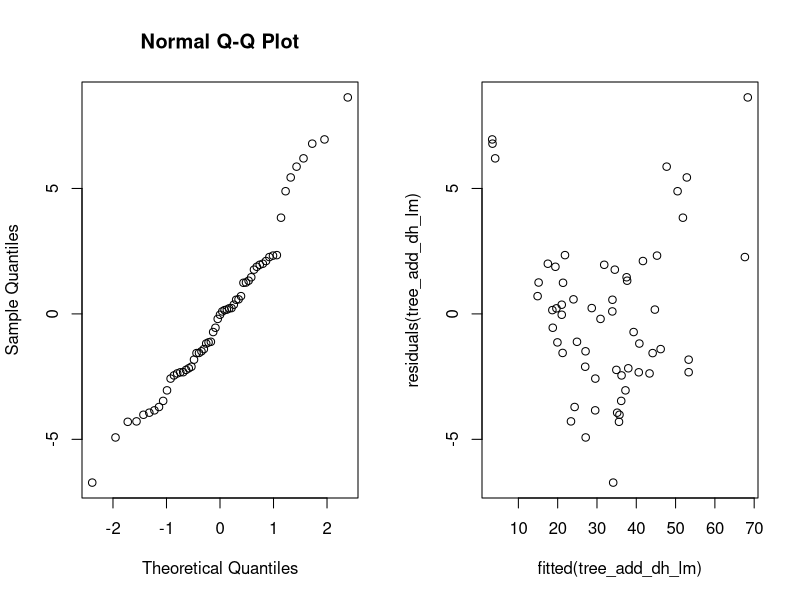
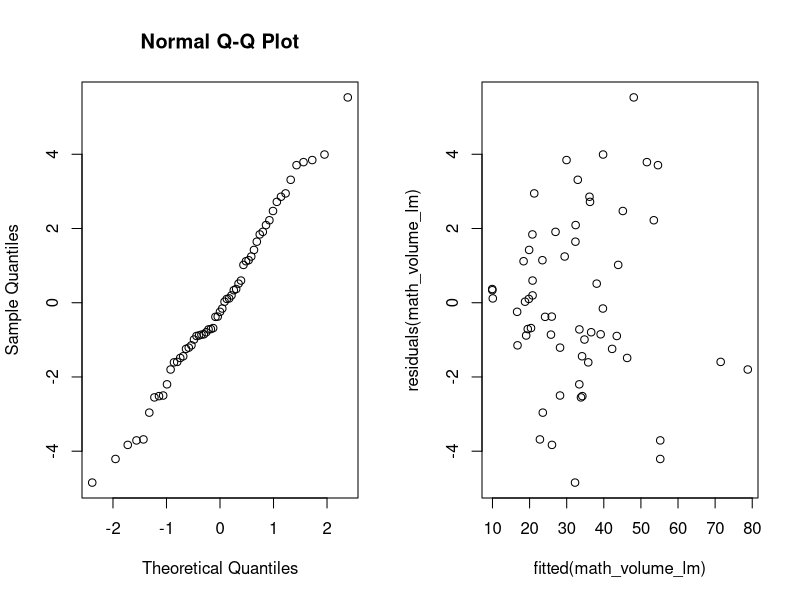
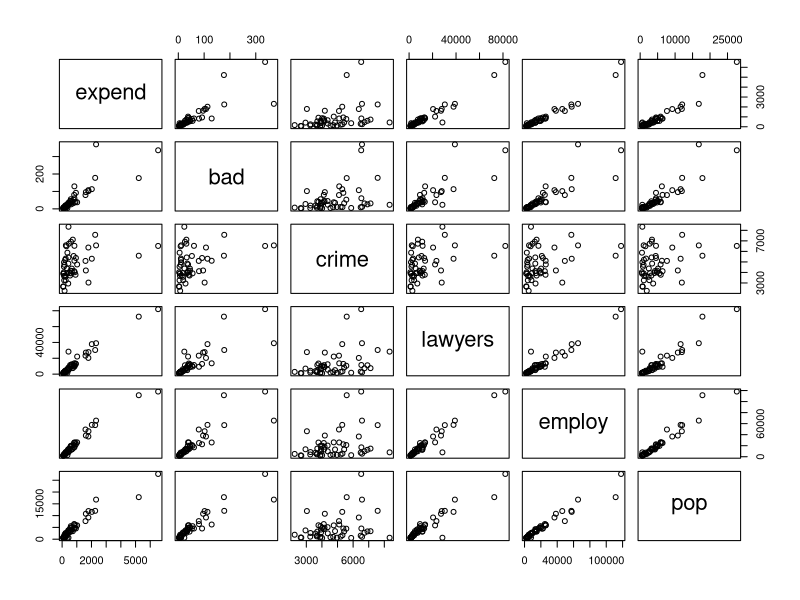
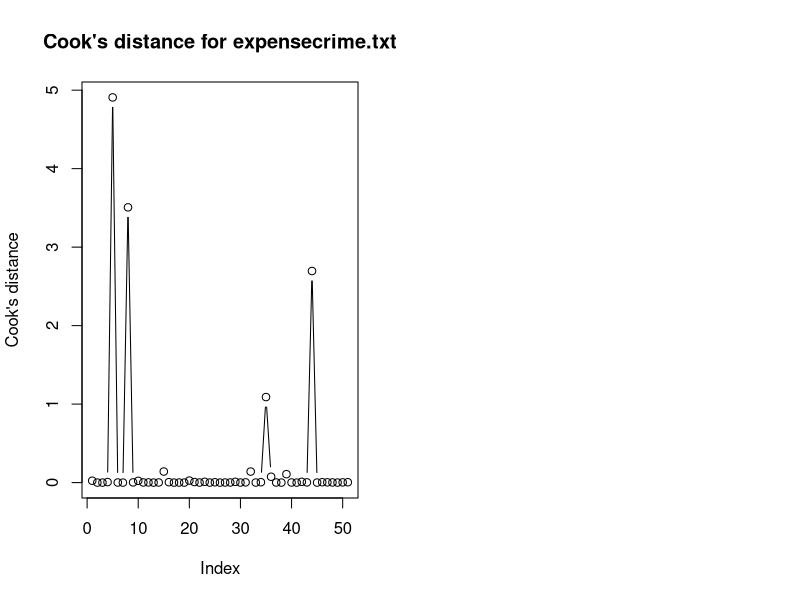
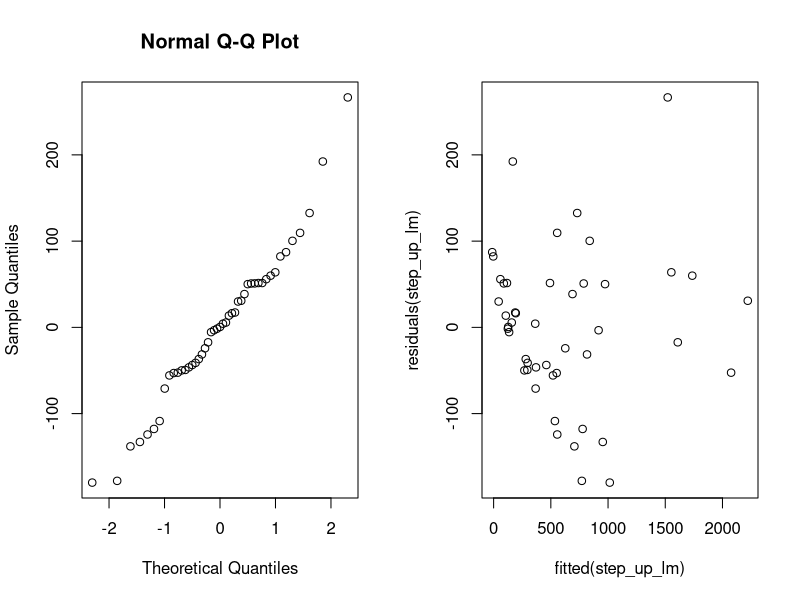
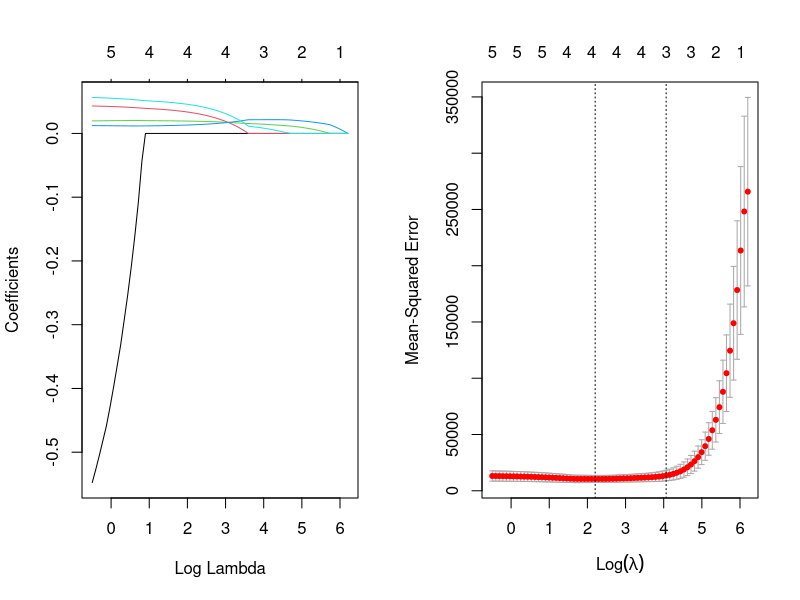
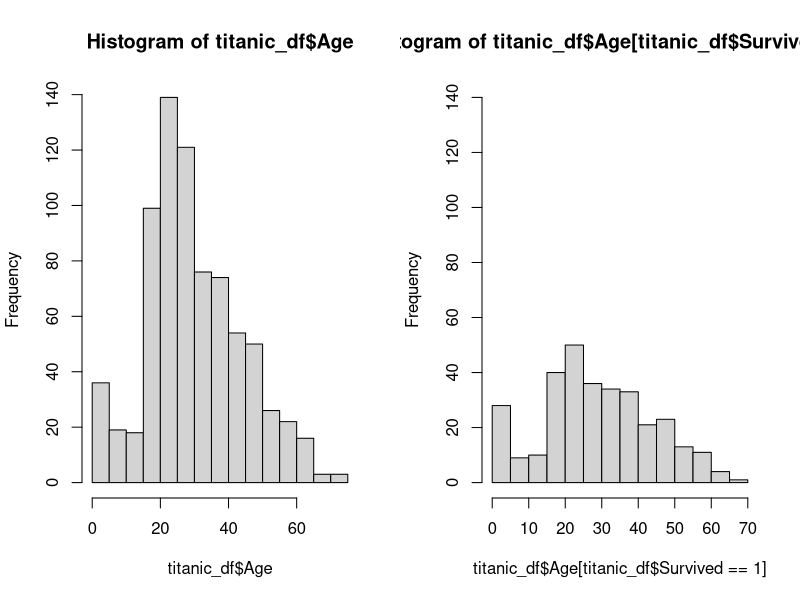
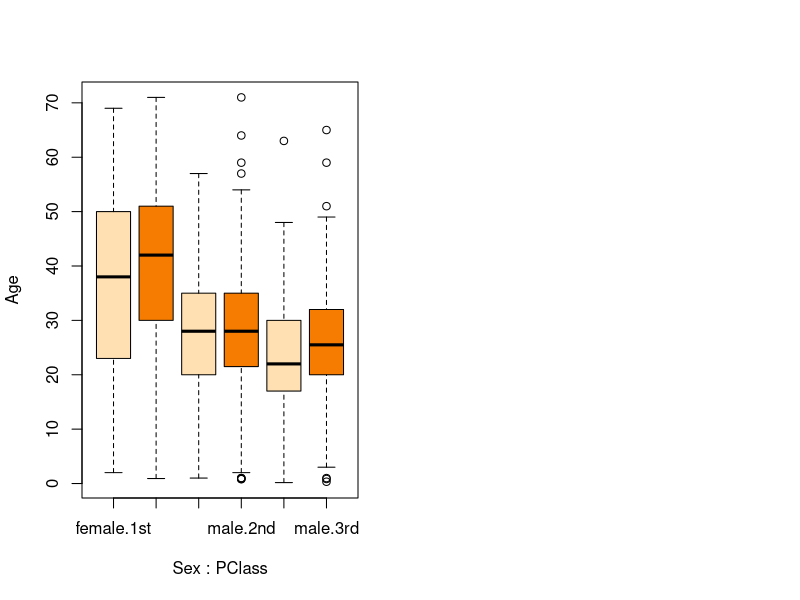

R code for these plots, in order:
## ---- chunk 1
# set up global R options
options(digits = 3)

# set up knitr global chunk options
knitr::opts_chunk$set(fig.height = 3)
## ---- chunk 2
tree_df <- as.data.frame(read.table("data/treeVolume.txt", header=TRUE))
head(tree_df)
## ---- chunk 3
tree_df$type <- as.factor(tree_df$type)
tree_type_lm <- lm(volume~type, data=tree_df)
anova(tree_type_lm)
## ---- chunk 4
mask <- tree_df$type == "beech"
t.test(tree_df$volume[mask], tree_df$volume[!mask])
## ---- chunk 5
tree_type_d_lm <- lm(volume~height+type*diameter, data=tree_df)
anova(tree_type_d_lm)
## ---- chunk 6
tree_type_h_lm <- lm(volume~diameter+type*height, data=tree_df)
anova(tree_type_h_lm)
## ---- chunk 7
tree_add_all_lm <- lm(volume~diameter+height+type, data=tree_df)
drop1(tree_add_all_lm, test= "F")
## ---- chunk 8
tree_add_dh_lm <- lm(volume~diameter+height, data=tree_df)
anova(tree_add_dh_lm)
## ---- chunk 9
summary(tree_add_dh_lm)
## ---- chunk 10
par(mfrow=c(1, 2))
qqnorm(residuals(tree_add_dh_lm))
plot(fitted(tree_add_dh_lm), residuals(tree_add_dh_lm))
## ---- chunk 11
mean_d <- mean(tree_df$diameter)
mean_h <- mean(tree_df$height)
means <-  data.frame(diameter=c(mean_d), height=c(mean_h))

predict(tree_add_dh_lm, means, interval = "confidence")
## ---- chunk 12
tree_df$math_volume <- tree_df$height * tree_df$diameter^2
math_volume_lm <- lm(volume~math_volume, data=tree_df)
anova(math_volume_lm)
## ---- chunk 13
summary(math_volume_lm)
## ---- chunk 14
par(mfrow=c(1,2))

qqnorm(residuals(math_volume_lm))
plot(fitted(math_volume_lm), residuals(math_volume_lm))
## ---- chunk 15
# Read data
crime_df <- as.data.frame(read.table("data/expensescrime.txt", header=TRUE))
head(crime_df)

response <- "expend"
exp_vars <- c("bad", "crime", "lawyers", "employ", "pop")
## ---- chunk 16
pairs(crime_df[, c(response, exp_vars)])
## ---- chunk 17
crime_lm <- lm(expend~bad+crime+lawyers+employ+pop, data=crime_df)
cooks.distance(crime_lm)[cooks.distance(crime_lm) > 1]
## ---- chunk 18
plot(cooks.distance(crime_lm), type='b', ylab="Cook's distance", main = "Cook's distance for expensecrime.txt")
## ---- chunk 19
crime_df_upd <- crime_df[-c(5,8,35,44),]
## ---- chunk 20
round(cor(crime_df[, c(exp_vars)]), 2)
## ---- chunk 21
library(car)
## ---- chunk 22
vif(lm(expend~bad+crime+lawyers+employ+pop, data=crime_df))
## ---- chunk 23
print("Step 1")

print("bad")
summary(lm(expend~bad, data=crime_df_upd))

print("crime")
summary(lm(expend~crime, data=crime_df_upd))

print("lawyers")
summary(lm(expend~lawyers, data=crime_df_upd))

print("employ")
summary(lm(expend~employ, data=crime_df_upd)) # YES

print("pop")
summary(lm(expend~pop, data=crime_df_upd)) 
## ---- chunk 24
print("Step 2")

print("bad")
summary(lm(expend~employ+bad, data=crime_df_upd))

print("crime")
summary(lm(expend~employ+crime, data=crime_df_upd)) # YES

print("lawyers")
summary(lm(expend~employ+lawyers, data=crime_df_upd))

print("pop")
summary(lm(expend~employ+pop, data=crime_df_upd))
## ---- chunk 25
print("Step 3")

print("bad")
summary(lm(expend~employ+crime+bad, data=crime_df_upd))

print("lawyers")
summary(lm(expend~employ+crime+lawyers, data=crime_df_upd))

print("pop")
summary(lm(expend~employ+crime+pop, data=crime_df_upd)) # YES
## ---- chunk 26
print("Step 4")

print("bad")
summary(lm(expend~employ+crime+pop+bad, data=crime_df_upd))

print("lawyers")
summary(lm(expend~employ+crime+pop+lawyers, data=crime_df_upd))

# None significant!
## ---- chunk 27
step_up_lm <- lm(expend~employ+crime+pop, data=crime_df_upd)
summary(step_up_lm)
## ---- chunk 28
vif(step_up_lm)
## ---- chunk 29
par(mfrow=c(1,2))

qqnorm(residuals(step_up_lm))
plot(fitted(step_up_lm), residuals(step_up_lm))
## ---- chunk 30
new_data <- data.frame(bad=50, crime=5000, lawyers=5000, employ=5000, pop=5000)
predict(step_up_lm, new_data, interval="prediction", level=0.95)
## ---- chunk 31
predict(step_up_lm, new_data, interval="confidence", level=0.95)
## ---- chunk 32
# install.packages("glmnet", repos = "https://cran.us.r-project.org")
library(glmnet)
## ---- chunk 33
x <- as.matrix(crime_df_upd[, exp_vars])
y <- as.matrix(crime_df_upd[, c(response)])

# train-test splitting
train <- (sample(1:nrow(x), 0.67*nrow(x))) # train by using 2/3 of the data
x.train <- x[train,]; y.train <- y[train]
x.test <- x[-train,]; y.test <- y[-train]

# fitting the model
lasso.mod <- glmnet(x.train, y.train, alpha=1)
cv.lasso <- cv.glmnet(x.train,y.train,alpha=1,type.measure='mse')
## ---- chunk 34
plot(lasso.mod, label=T, xvar="lambda")  # have a look at the lasso path
## ---- chunk 35
plot(cv.lasso) # the best lambda by cross-validation
## ---- chunk 36
(lambda.1se <- cv.lasso$lambda.1se)
## ---- chunk 37
# https://glmnet.stanford.edu/articles/glmnet.html#assessing-models-on-test-data-1
assess.glmnet(lasso.mod, newx = x.test, newy = y.test, s=cv.lasso$lambda.1se)
## ---- chunk 38
coef(lasso.mod, s=cv.lasso$lambda.1se) # beta’s for lambda.1se
y.pred <- predict(lasso.mod, s=lambda.1se, newx=x.test) # predict for test
mse.lasso <- mean((y.test - y.pred)^2); mse.lasso # mse for the predicted test rows
## ---- chunk 39
new_data <- data.frame(x.test)
y.pred <- predict(step_up_lm, new_data, interval="confidence", level=0.95)
mse.step_up <- mean((y.test - y.pred)^2); mse.step_up # mse for the predicted test rows
## ---- chunk 40
# Read data
titanic_df <- as.data.frame(read.table("data/titanic.txt", header=TRUE))
head(titanic_df)
## ---- chunk 41
titanic_df$PClass <- as.factor(titanic_df$PClass)
titanic_df$Sex <- as.factor(titanic_df$Sex)
summary(titanic_df)
## ---- chunk 42
tot_comb <- xtabs(~PClass+Sex, data=titanic_df)
tot_comb
## ---- chunk 43
tot_comb.surv <- xtabs(Survived~PClass+Sex, data=titanic_df)
round(tot_comb.surv/tot_comb, 2)
## ---- chunk 44
par(mfrow=c(1, 2))
hist(titanic_df$Age)
hist(titanic_df$Age[titanic_df$Survived == 1], ylim =c(0, 140))
## ---- chunk 45
boxplot(Age ~ Sex + PClass, data=titanic_df, col = c("#FFE0B2", "#F57C00")) 
## ---- chunk 46
titanic_df_upd <- na.omit(titanic_df)
## ---- chunk 47
titanic_df_upd$PClass <- as.factor(titanic_df_upd$PClass)
titanic_df_upd$Sex <- as.factor(titanic_df_upd$Sex)
base_lm <- glm(Survived ~ Age+PClass+Sex, data = titanic_df_upd, family = binomial)
## ---- chunk 48
drop1(base_lm, test = "Chisq")
## ---- chunk 49
summary(base_lm)
## ---- chunk 50
exp(coef(base_lm))
## ---- chunk 51
anova(glm(Survived ~ Age*PClass, data = titanic_df_upd, family = binomial), test="Chisq")
## ---- chunk 52
anova(glm(Survived ~ Age*Sex, data = titanic_df_upd, family = binomial), test="Chisq")
## ---- chunk 53
final_lm <- glm(Survived ~ PClass+Age*Sex, data = titanic_df_upd, family = binomial)
summary(final_lm, test="Chisq")
## ---- chunk 54
newdata <- data.frame(Age=c(55, 55, 55, 55, 55, 55), PClass=c("1st", "1st", "2nd", "2nd", "3rd", "3rd"), Sex=c("female", "male", "female", "male", "female", "male"))
predict(final_lm, newdata, type="response")
## ---- chunk 55
fisher.test(x=titanic_df_upd$Survived, y=titanic_df_upd$Sex)
## ---- chunk 56
chisq.test(x=titanic_df_upd$Survived, y=titanic_df_upd$PClass)
## ---- chunk 57
# Read data
coups_df <- as.data.frame(read.table("data/coups.txt", header=TRUE))
head(coups_df)
## ---- chunk 58
coups_df$pollib <- as.factor(coups_df$pollib)
## ---- chunk 59
poison_glm <- glm(miltcoup ~ oligarchy + parties + pctvote + popn + size + numelec + numregim + pollib, data = coups_df, family = poisson)
drop1(poison_glm, test= "Chisq")
summary(poison_glm)
## ---- chunk 60
step1 <- glm(miltcoup ~ oligarchy + parties + pctvote + popn + size + numelec + pollib, data = coups_df, family = poisson)
drop1(step1, test="Chisq")
## ---- chunk 61
step2 <- glm(miltcoup ~ oligarchy + parties + pctvote + popn + size + pollib, data = coups_df, family = poisson)
drop1(step2, test="Chisq")
## ---- chunk 62
step3 <- glm(miltcoup ~ oligarchy + parties + pctvote + popn + pollib, data = coups_df)
drop1(step3, test="Chisq")
## ---- chunk 63
step4 <- glm(miltcoup ~ oligarchy + parties + popn + pollib, data = coups_df)
drop1(step4, test="Chisq")
## ---- chunk 64
step5 <- glm(miltcoup ~ oligarchy + parties + pollib, data = coups_df, family = poisson)
drop1(step5, test="Chisq")
## ---- chunk 65
final_plm <- glm(miltcoup ~ oligarchy + parties + pollib, data = coups_df, family = poisson)
summary(final_plm, test="Chisq")
## ---- chunk 66
coups_df$pollib <- as.factor(coups_df$pollib)
## ---- chunk 67
mean(coups_df$oligarchy); mean(coups_df$parties)
## ---- chunk 68
newdata <- data.frame(pollib=c("0", "1", "2"), oligarchy=c(5.22, 5.22, 5.22), parties=c(17.1, 17.1, 17.1))
predict(final_plm, newdata, type="response")
